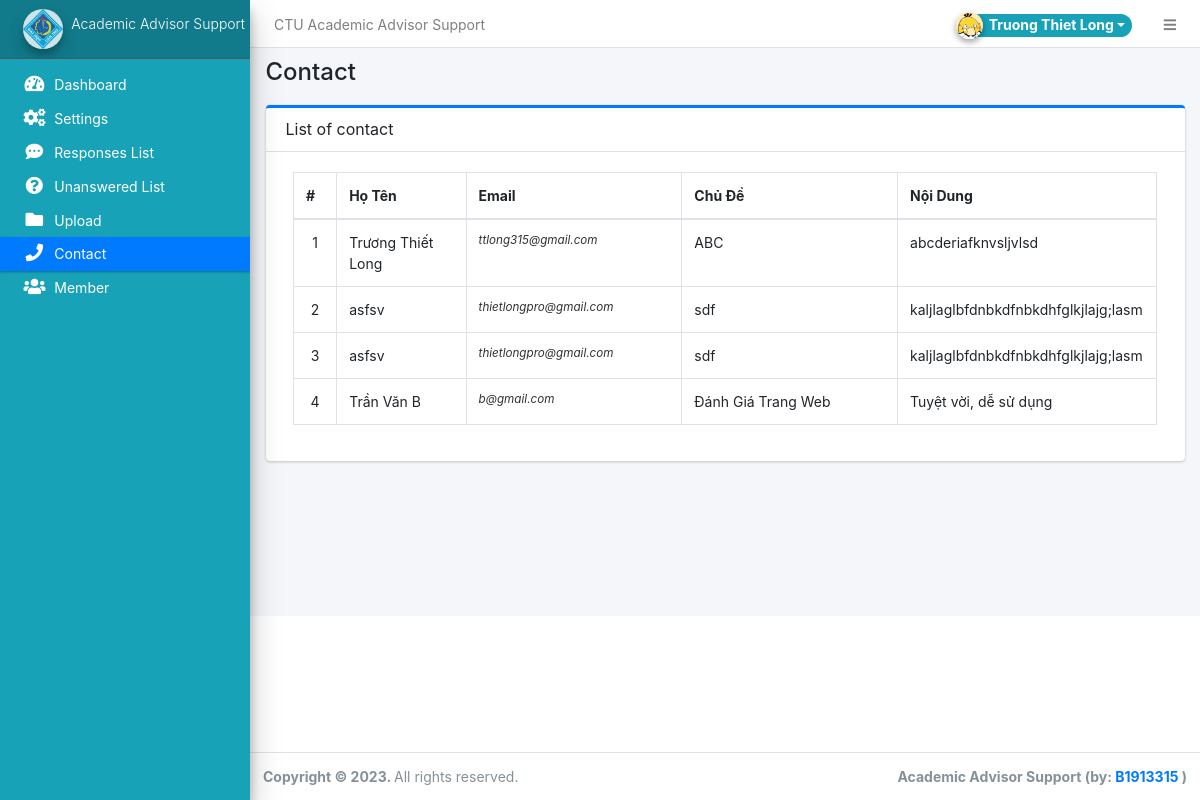
/admin/?page=contact (signed in), run on the app's committed database.
### tables this page shows
CREATE TABLE `contact` (
  `id` int(11) NOT NULL,
  `hoten` varchar(100) NOT NULL,
  `email` text NOT NULL,
  `chude` text NOT NULL,
  `noidung` text NOT NULL
);

### admin/contact/index.php (the view, shortened to what this page needs)
<div class="card card-outline card-primary">
	<div class="card-header">
		<h3 class="card-title">List of contact</h3>
	</div>
	<div class="card-body">
		<div class="container-fluid">
			<table class="table table-bordered table-stripped">
				<colgroup>
					<col width="5%">
					<col width="15%">
					<col width="25%">
					<col width="25%">
                    <col width="30%">
				</colgroup>
				<thead>
					<tr>
						<th>#</th>
						<th>Họ Tên</th>
						<th>Email</th>
						<th>Chủ Đề</th>
                        <th>Nội Dung</th>
					</tr>
				</thead>
				<tbody>
					<?php
					$i = 1;
						$qry = $conn->query("SELECT id, hoten, email,chude,noidung FROM `contact` order by id asc ");
						while($row = $qry->fetch_assoc()):
					?>
						<tr>
							<td class="text-center"><?php echo $i++; ?></td>
							<td><?php echo $row['hoten'] ?></td>
							<td><span class="truncate"><?php echo $row['email'] ?></span></td>
                            <td><?php echo $row['chude']?></td>
							<td><?php echo $row['noidung']?></td>
						</tr>
					<?php endwhile; ?>
				</tbody>
			</table>
		</div>
	</div>
</div>

### data on the page
contact: hoten "Trương Thiết Long", email "ttlong315@gmail.com", chude "ABC", noidung "abcderiafknvsljvlsd"
contact: hoten "asfsv", email "thietlongpro@gmail.com", chude "sdf", noidung "kaljlaglbfdnbkdfnbkdhfglkjlajg;lasm"
contact: hoten "asfsv", email "thietlongpro@gmail.com", chude "sdf", noidung "kaljlaglbfdnbkdfnbkdhfglkjlajg;lasm"
contact: hoten "Trần Văn B", email "b@gmail.com", chude "Đánh Giá Trang Web", noidung "Tuyệt vời, dễ sử dụng"

### other printed values
$_settings->info('name') "CTU Academic Advisor Support"
$_settings->userdata('firstname').' '.$_settings->userdata('lastname') "Truong Thiet Long"
$_settings->info('short_name') "Academic Advisor Support"
str_replace(array("/","_"), " ",$page) "Contact"
